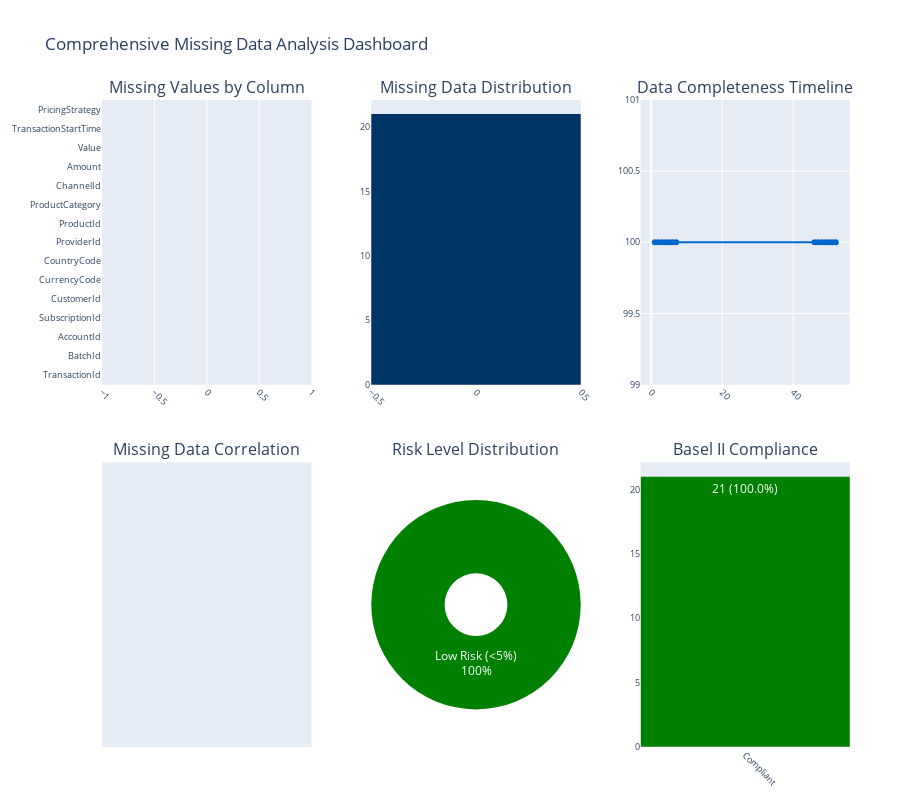

Notebook source saved alongside this figure:
### Markdown cell above
# %% [markdown]
# ## 3. Advanced Missing Data Visualization

### Code cell
# %%
print("="*80)
print("ADVANCED MISSING DATA VISUALIZATION")
print("="*80)

# Create comprehensive visualization dashboard with supported subplot types
fig = make_subplots(
    rows=2, cols=3,
    subplot_titles=('Missing Values by Column', 'Missing Data Distribution',
                   'Data Completeness Timeline', 'Missing Data Correlation',
                   'Risk Level Distribution', 'Basel II Compliance'),
    specs=[[{'type': 'bar'}, {'type': 'histogram'}, {'type': 'scatter'}],
           [{'type': 'heatmap'}, {'type': 'pie'}, {'type': 'bar'}]],
    vertical_spacing=0.12,
    horizontal_spacing=0.08
)

# 1. Missing Values by Column (Bar chart) - Row 1, Col 1
fig.add_trace(
    go.Bar(
        x=missing_stats['missing_percentage'][:15],
        y=missing_stats['column'][:15],
        orientation='h',
        marker_color=['red' if p > 30 else 'orange' if p > 20 else 'yellow' if p > 10 else 'green' 
                     for p in missing_stats['missing_percentage'][:15]],
        text=[f'{p:.1f}%' for p in missing_stats['missing_percentage'][:15]],
        textposition='auto'
    ),
    row=1, col=1
)

# 2. Missing Data Distribution - Row 1, Col 2
fig.add_trace(
    go.Histogram(
        x=missing_stats['missing_percentage'],
        nbinsx=30,
        marker_color=corporate_colors[0],
        name='Missing % Distribution'
    ),
    row=1, col=2
)

# 3. Data Completeness Timeline (if datetime available) - Row 1, Col 3
if 'TransactionStartTime' in df.columns:
    # Sample: weekly completeness
    df_time = df.copy()
    if not pd.api.types.is_datetime64_any_dtype(df_time['TransactionStartTime']):
        df_time['TransactionStartTime'] = pd.to_datetime(df_time['TransactionStartTime'])
    
    df_time['week'] = df_time['TransactionStartTime'].dt.isocalendar().week
    weekly_completeness = df_time.groupby('week').apply(lambda x: (1 - x.isnull().sum().sum() / (len(x) * len(x.columns))) * 100)
    
    fig.add_trace(
        go.Scatter(
            x=weekly_completeness.index,
            y=weekly_completeness.values,
            mode='lines+markers',
            line=dict(color=corporate_colors[1], width=2),
            name='Weekly Completeness'
        ),
        row=1, col=3
    )
else:
    # Add placeholder if no datetime column
    fig.add_trace(
        go.Scatter(
            x=[], y=[],
            mode='markers',
            name='No datetime column'
        ),
        row=1, col=3
    )

# 4. Missing Data Correlation - Row 2, Col 1
missing_corr = df.isnull().corr()
fig.add_trace(
    go.Heatmap(
        z=missing_corr.values,
        x=missing_corr.columns,
        y=missing_corr.index,
        colorscale='RdBu_r',
        zmid=0,
        colorbar=dict(x=0.32, y=0.25, len=0.4)
    ),
    row=2, col=1
)

# 5. Risk Level Distribution - Row 2, Col 2
risk_counts = missing_stats['risk_level'].value_counts()
fig.add_trace(
    go.Pie(
        labels=risk_counts.index,
        values=risk_counts.values,
        hole=0.3,
        marker_colors=['green', 'lightgreen', 'yellow', 'orange', 'red'],
        textinfo='label+percent'
    ),
    row=2, col=2
)

# 6. Basel II Compliance - Row 2, Col 3
compliance_counts = missing_stats['basel_ii_compliance'].value_counts()
fig.add_trace(
    go.Bar(
        x=compliance_counts.index,
        y=compliance_counts.values,
        marker_color=['green', 'red'],
        text=[f'{v} ({v/len(missing_stats)*100:.1f}%)' for v in compliance_counts.values],
        textposition='auto'
    ),
    row=2, col=3
)

# Update layout
fig.update_layout(
    title_text="Comprehensive Missing Data Analysis Dashboard",
    height=800,
    showlegend=False,
    margin=dict(t=100, b=50, l=50, r=50)
)

# Update axes for better readability
fig.update_xaxes(tickangle=45, tickfont=dict(size=9))
fig.update_yaxes(tickfont=dict(size=9))

fig.show()

### Figure 1 — Plotly figure (JSON) as saved in the notebook; plotly's stock layout.template omitted (floating-point values rounded to 4 significant figures; data arrays with more than 128 entries replaced by an {"elided": "..."} marker saying what was removed)
{"data": [{"marker": {"color": ["green", "green", "green", "green", "green", "green", "green", "green", "green", "green", "green", "green", "green", "green", "green"]}, "orientation": "h", "text": ["0.0%", "0.0%", "0.0%", "0.0%", "0.0%", "0.0%", "0.0%", "0.0%", "0.0%", "0.0%", "0.0%", "0.0%", "0.0%", "0.0%", "0.0%"], "textposition": "auto", "type": "bar", "x": [0.0, 0.0, 0.0, 0.0, 0.0, 0.0, 0.0, 0.0, 0.0, 0.0, 0.0, 0.0, 0.0, 0.0, 0.0], "xaxis": "x", "y": ["TransactionId", "BatchId", "AccountId", "SubscriptionId", "CustomerId", "CurrencyCode", "CountryCode", "ProviderId", "ProductId", "ProductCategory", "ChannelId", "Amount", "Value", "TransactionStartTime", "PricingStrategy"], "yaxis": "y"}, {"marker": {"color": "#003366"}, "name": "Missing % Distribution", "nbinsx": 30, "type": "histogram", "x": [0.0, 0.0, 0.0, 0.0, 0.0, 0.0, 0.0, 0.0, 0.0, 0.0, 0.0, 0.0, 0.0, 0.0, 0.0, 0.0, 0.0, 0.0, 0.0, 0.0, 0.0], "xaxis": "x2", "yaxis": "y2"}, {"line": {"color": "#0066CC", "width": 2}, "mode": "lines+markers", "name": "Weekly Completeness", "type": "scatter", "x": [1, 2, 3, 4, 5, 6, 7, 46, 47, 48, 49, 50, 51, 52], "xaxis": "x3", "y": [100.0, 100.0, 100.0, 100.0, 100.0, 100.0, 100.0, 100.0, 100.0, 100.0, 100.0, 100.0, 100.0, 100.0], "yaxis": "y3"}, {"colorbar": {"len": 0.4, "x": 0.32, "y": 0.25}, "colorscale": [[0, "rgb(5,48,97)"], [0.1, "rgb(33,102,172)"], [0.2, "rgb(67,147,195)"], [0.3, "rgb(146,197,222)"], [0.4, "rgb(209,229,240)"], [0.5, "rgb(247,247,247)"], [0.6, "rgb(253,219,199)"], [0.7, "rgb(244,165,130)"], [0.8, "rgb(214,96,77)"], [0.9, "rgb(178,24,43)"], [1, "rgb(103,0,31)"]], "type": "heatmap", "x": ["TransactionId", "BatchId", "AccountId", "SubscriptionId", "CustomerId", "CurrencyCode", "CountryCode", "ProviderId", "ProductId", "ProductCategory", "ChannelId", "Amount", "Value", "TransactionStartTime", "PricingStrategy", "FraudResult", "TransactionStartTime_hour", "TransactionStartTime_day", "TransactionStartTime_month", "TransactionStartTime_year", "TransactionStartTime_dayofweek"], "xaxis": "x4", "y": ["TransactionId", "BatchId", "AccountId", "SubscriptionId", "CustomerId", "CurrencyCode", "CountryCode", "ProviderId", "ProductId", "ProductCategory", "ChannelId", "Amount", "Value", "TransactionStartTime", "PricingStrategy", "FraudResult", "TransactionStartTime_hour", "TransactionStartTime_day", "TransactionStartTime_month", "TransactionStartTime_year", "TransactionStartTime_dayofweek"], "yaxis": "y4", "z": {"elided": "21x21 float values"}, "zmid": 0}, {"domain": {"x": [0.36, 0.64], "y": [0, 0.44]}, "hole": 0.3, "labels": ["Low Risk (<5%)"], "marker": {"colors": ["green", "lightgreen", "yellow", "orange", "red"]}, "textinfo": "label+percent", "type": "pie", "values": [21]}, {"marker": {"color": ["green", "red"]}, "text": ["21 (100.0%)"], "textposition": "auto", "type": "bar", "x": ["Compliant"], "xaxis": "x5", "y": [21], "yaxis": "y5"}], "layout": {"annotations": [{"font": {"size": 16}, "showarrow": false, "text": "Missing Values by Column", "x": 0.14, "xanchor": "center", "xref": "paper", "y": 1, "yanchor": "bottom", "yref": "paper"}, {"font": {"size": 16}, "showarrow": false, "text": "Missing Data Distribution", "x": 0.5, "xanchor": "center", "xref": "paper", "y": 1, "yanchor": "bottom", "yref": "paper"}, {"font": {"size": 16}, "showarrow": false, "text": "Data Completeness Timeline", "x": 0.86, "xanchor": "center", "xref": "paper", "y": 1, "yanchor": "bottom", "yref": "paper"}, {"font": {"size": 16}, "showarrow": false, "text": "Missing Data Correlation", "x": 0.14, "xanchor": "center", "xref": "paper", "y": 0.44, "yanchor": "bottom", "yref": "paper"}, {"font": {"size": 16}, "showarrow": false, "text": "Risk Level Distribution", "x": 0.5, "xanchor": "center", "xref": "paper", "y": 0.44, "yanchor": "bottom", "yref": "paper"}, {"font": {"size": 16}, "showarrow": false, "text": "Basel II Compliance", "x": 0.86, "xanchor": "center", "xref": "paper", "y": 0.44, "yanchor": "bottom", "yref": "paper"}], "height": 800, "margin": {"b": 50, "l": 50, "r": 50, "t": 100}, "showlegend": false, "title": {"text": "Comprehensive Missing Data Analysis Dashboard"}, "xaxis": {"anchor": "y", "domain": [0, 0.28], "tickangle": 45, "tickfont": {"size": 9}}, "xaxis2": {"anchor": "y2", "domain": [0.36, 0.64], "tickangle": 45, "tickfont": {"size": 9}}, "xaxis3": {"anchor": "y3", "domain": [0.72, 1], "tickangle": 45, "tickfont": {"size": 9}}, "xaxis4": {"anchor": "y4", "domain": [0, 0.28], "tickangle": 45, "tickfont": {"size": 9}}, "xaxis5": {"anchor": "y5", "domain": [0.72, 1], "tickangle": 45, "tickfont": {"size": 9}}, "yaxis": {"anchor": "x", "domain": [0.56, 1], "tickfont": {"size": 9}}, "yaxis2": {"anchor": "x2", "domain": [0.56, 1], "tickfont": {"size": 9}}, "yaxis3": {"anchor": "x3", "domain": [0.56, 1], "tickfont": {"size": 9}}, "yaxis4": {"anchor": "x4", "domain": [0, 0.44], "tickfont": {"size": 9}}, "yaxis5": {"anchor": "x5", "domain": [0, 0.44], "tickfont": {"size": 9}}}}
